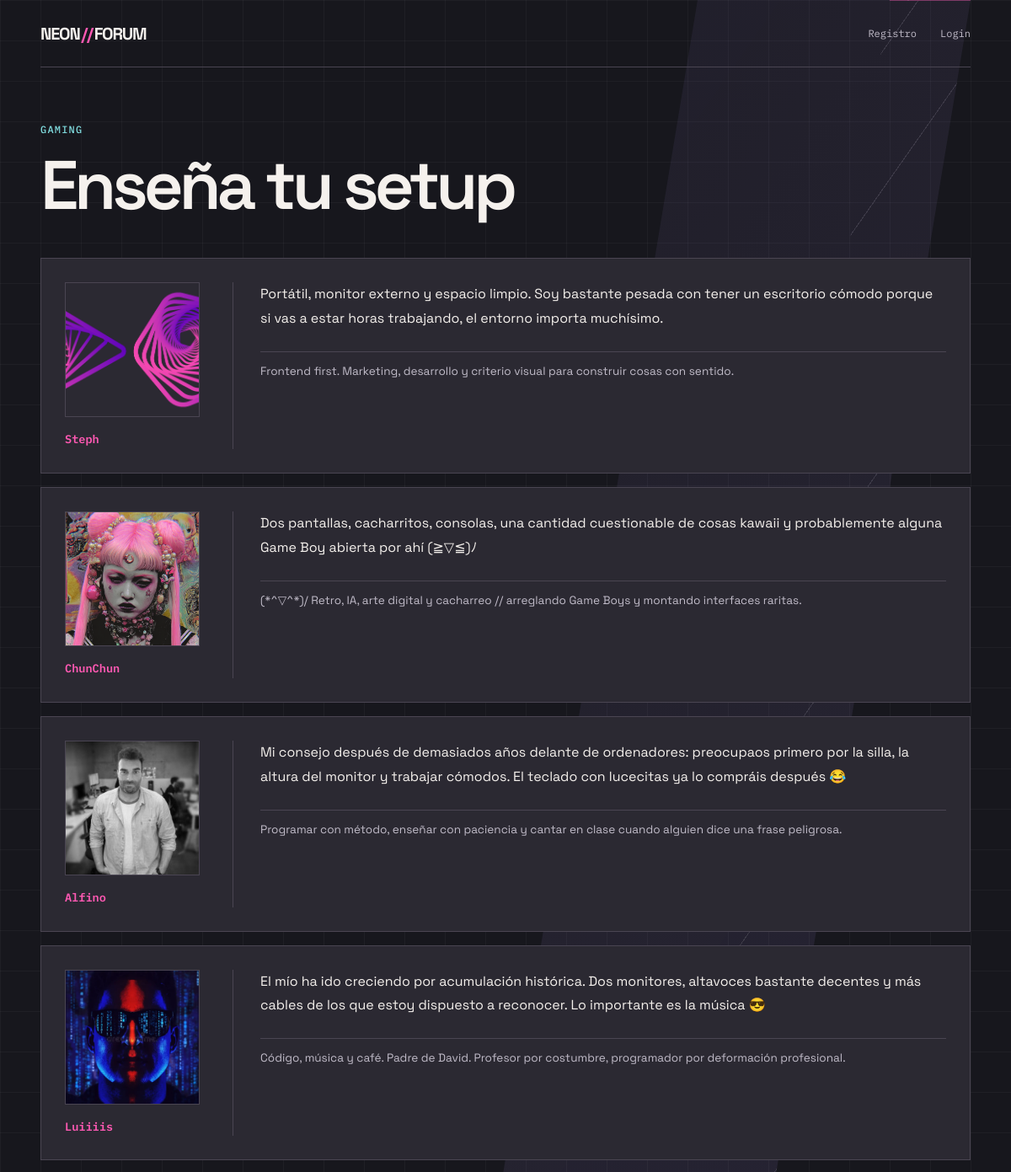
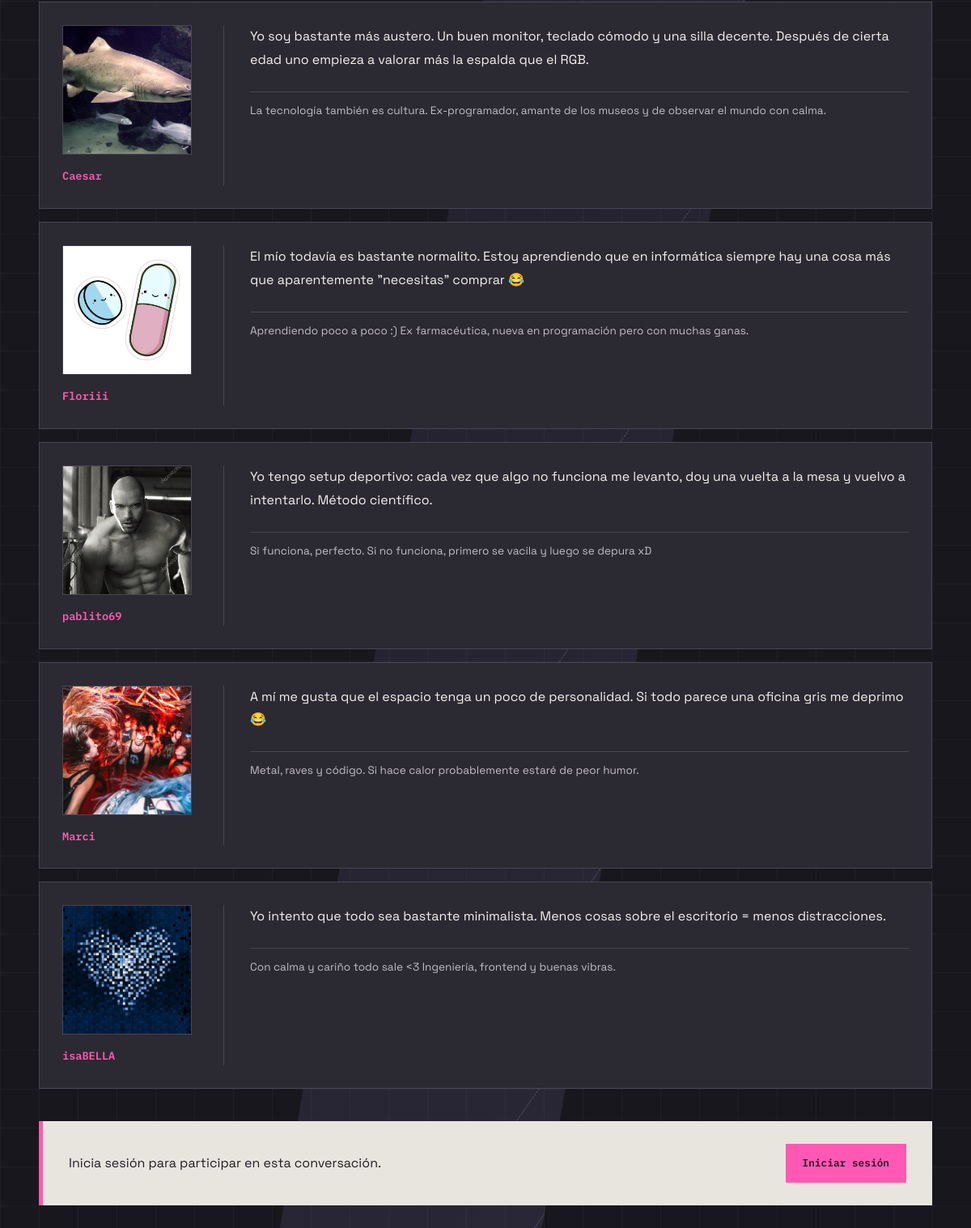
The page /tema.php?id=2 on the database its author committed (2 pictures, top to bottom).
### tables this page shows
CREATE TABLE `temas` (
  `id_tema` int(11) NOT NULL,
  `titulo_tema` varchar(150) NOT NULL,
  `seccion` varchar(100) NOT NULL,
  `num_msj` int(11) NOT NULL DEFAULT 0
);

CREATE TABLE `mensajes` (
  `id_mensaje` int(11) NOT NULL,
  `titulo_mensaje` varchar(150) NOT NULL,
  `mensaje` text NOT NULL,
  `id_usu` int(11) NOT NULL,
  `id_tema` int(11) NOT NULL
);

CREATE TABLE `usuarios` (
  `id_usu` int(11) NOT NULL,
  `nickname` varchar(50) NOT NULL,
  `email` varchar(100) NOT NULL,
  `password` varchar(255) NOT NULL,
  `avatar` varchar(255) DEFAULT NULL,
  `firma` text DEFAULT NULL
);

### tema.php (the view, shortened to what this page needs)
<?php
$con = new mysqli("localhost", "root", "", "examen");
$id_tema = $_GET["id"];
$sql = "SELECT * FROM temas WHERE id_tema = $id_tema";
$resultadoTema = $con->query($sql);
foreach ($resultadoTema as $tema) {
    $titulo = $tema["titulo_tema"];
    $seccion = $tema["seccion"];
}
$sql = "SELECT * FROM mensajes
        WHERE id_tema = $id_tema";
$mensajes = $con->query($sql);
?>
<!DOCTYPE html>
<html lang="es">
<head>
    <link rel="stylesheet" href="styles.css?v=12">
</head>
<body>
<div class="pagina-tema">
    <p class="seccion">
        <?php echo $seccion; ?>
    </p>
    <h1>
        <?php echo $titulo; ?>
    </h1>
    <div class="mensajes">
        <?php
        foreach ($mensajes as $mensaje) {
            $id_usu = $mensaje["id_usu"];
            $sql = "SELECT nickname, avatar, firma
                    FROM usuarios
                    WHERE id_usu = $id_usu";
            $resultadoUsuario = $con->query($sql);
            $nickname = "Usuario";
            $avatar = "";
            $firma = "";
            foreach ($resultadoUsuario as $usuario) {
                $nickname = $usuario["nickname"];
                $avatar = $usuario["avatar"];
                $firma = $usuario["firma"];
            }
        ?>
            <div class="mensaje">
                <div class="autor">
                    <?php if ($avatar != NULL && $avatar != "") { ?>
                        <img
                            src="avatars/<?php echo htmlspecialchars($avatar, ENT_QUOTES, "UTF-8"); ?>"
                            alt=""
                            class="avatar-img"
                            width="64"
                            height="64"
                            loading="lazy"
                        >
                    <?php } else { ?>
                        <div class="avatar-vacio" aria-hidden="true"><?php echo htmlspecialchars(strtoupper(substr($nickname, 0, 1)), ENT_QUOTES, "UTF-8"); ?></div>
                    <?php } ?>
                    <p class="autor-nombre"><?php echo htmlspecialchars($nickname, ENT_QUOTES, "UTF-8"); ?></p>
                </div>
                <p class="mensaje-texto">
                    <?php echo $mensaje["mensaje"]; ?>
                </p>
                <?php if ($firma != NULL && trim($firma) != "") { ?>
                    <p class="firma"><?php echo htmlspecialchars($firma, ENT_QUOTES, "UTF-8"); ?></p>
                <?php } ?>
            </div>
        <?php
        }
        ?>
    </div>
    <?php
    if (isset($_SESSION["usuario"])) {
    ?>
        <div class="respuesta">
            <h2>Responder</h2>
            <form
                action="tema.php?id=<?php echo $id_tema; ?>"
                method="POST"
            >
                <label for="respuesta-mensaje">Tu mensaje</label>
                <textarea
                    id="respuesta-mensaje"
                    name="mensaje"
                    placeholder="Escribe tu respuesta..."
                    required
                ></textarea>
                <input
                    type="submit"
                    value="Publicar respuesta"
                >
            </form>
        </div>
    <?php
    } else {
    ?>
        <div class="cta">
            <p>
                Inicia sesión para participar en esta conversación.
            </p>
            <a href="login.php" class="b1">
                Iniciar sesión
            </a>
        </div>
    <?php
    }
    ?>
</div>
</body>
</html>

### rows shown on the page
temas: seccion "GAMING", titulo_tema "Enseña tu setup"
mensajes: id_usu.avatar (picture), id_usu.nickname "Steph", mensaje "Portátil, monitor externo y espacio limpio. Soy bastante pesada con tener un escritorio cómodo porque si vas a estar horas trabajando, el entorno importa muchísimo.", id_usu.firma "Frontend first. Marketing, desarrollo y criterio visual para construir cosas con sentido."
mensajes: id_usu.avatar (picture), id_usu.nickname "ChunChun", mensaje "Dos pantallas, cacharritos, consolas, una cantidad cuestionable de cosas kawaii y probablemente alguna Game Boy abierta por ahí (≧▽≦)ﾉ", id_usu.firma "(*^▽^*)/ Retro, IA, arte digital y cacharreo // arreglando Game Boys y montando interfaces raritas."
mensajes: id_usu.avatar (picture), id_usu.nickname "Alfino", mensaje "Mi consejo después de demasiados años delante de ordenadores: preocupaos primero por la silla, la altura del monitor y trabajar cómodos. El teclado con lucecitas ya lo compráis después 😂", id_usu.firma "Programar con método, enseñar con paciencia y cantar en clase cuando alguien dice una frase peligrosa."
mensajes: id_usu.avatar (picture), id_usu.nickname "Luiiiis", mensaje "El mío ha ido creciendo por acumulación histórica. Dos monitores, altavoces bastante decentes y más cables de los que estoy dispuesto a reconocer. Lo importante es la música 😎", id_usu.firma "Código, música y café. Padre de David. Profesor por costumbre, programador por deformación profesional."
mensajes: id_usu.avatar (picture), id_usu.nickname "Caesar", mensaje "Yo soy bastante más austero. Un buen monitor, teclado cómodo y una silla decente. Después de cierta edad uno empieza a valorar más la espalda que el RGB.", id_usu.firma "La tecnología también es cultura. Ex-programador, amante de los museos y de observar el mundo con calma."
mensajes: id_usu.avatar (picture), id_usu.nickname "Floriii", mensaje "El mío todavía es bastante normalito. Estoy aprendiendo que en informática siempre hay una cosa más que aparentemente \"necesitas\" comprar 😂", id_usu.firma "Aprendiendo poco a poco :) Ex farmacéutica, nueva en programación pero con muchas ganas."
mensajes: id_usu.avatar (picture), id_usu.nickname "pablito69", mensaje "Yo tengo setup deportivo: cada vez que algo no funciona me levanto, doy una vuelta a la mesa y vuelvo a intentarlo. Método científico.", id_usu.firma "Si funciona, perfecto. Si no funciona, primero se vacila y luego se depura xD"
mensajes: id_usu.avatar (picture), id_usu.nickname "Marci", mensaje "A mí me gusta que el espacio tenga un poco de personalidad. Si todo parece una oficina gris me deprimo 😂", id_usu.firma "Metal, raves y código. Si hace calor probablemente estaré de peor humor."
mensajes: id_usu.avatar (picture), id_usu.nickname "isaBELLA", mensaje "Yo intento que todo sea bastante minimalista. Menos cosas sobre el escritorio = menos distracciones.", id_usu.firma "Con calma y cariño todo sale <3 Ingeniería, frontend y buenas vibras."
